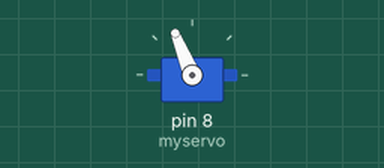
Recording of a sketch running on a simulated Arduino Uno, built with avr-gcc and run on an emulated ATmega328P. Shown: servo.

Above: at 0.05 s.
Timing chart, 0 to 4.6 s (numbered marks = the images above):
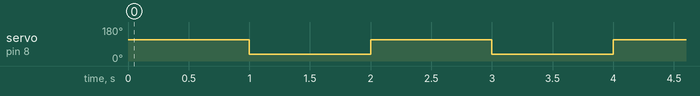

The sketch:

servo_micro.ino
```cpp
#include <Servo.h>

Servo myservo;

void setup()
{
  myservo.attach(8);
  myservo.writeMicroseconds(1500);  // set servo to mid-point
}

void loop() {
myservo.writeMicroseconds(1700);
delay(1000);
myservo.writeMicroseconds(900);
delay(1000);
}
```

Measured:
- by itself, servo on pin 8 (myservo): alternates 112° for 1.0 s and 35° for 1.0 s
